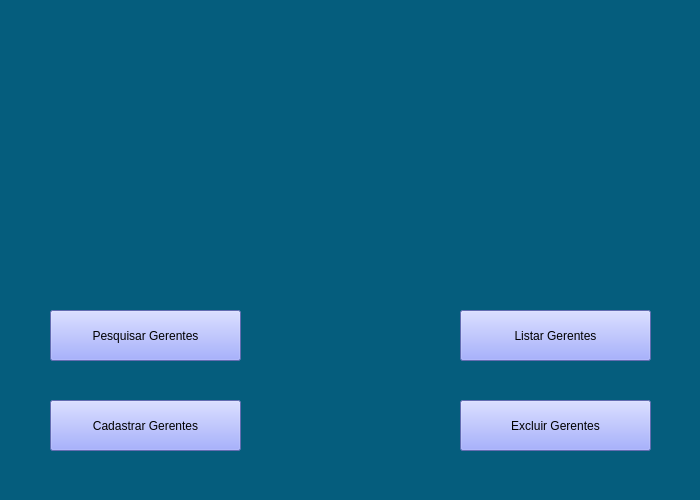
<?xml version="1.0" encoding="UTF-8"?>
<ui version="4.0">
 <class>Gerencia</class>
 <widget class="QMainWindow" name="Gerencia">
  <property name="geometry">
   <rect>
    <x>0</x>
    <y>0</y>
    <width>700</width>
    <height>500</height>
   </rect>
  </property>
  <property name="windowTitle">
   <string>Gerência</string>
  </property>
  <property name="styleSheet">
   <string notr="true">background-color: rgb(5, 93, 125);</string>
  </property>
  <widget class="QWidget" name="centralwidget">
   <widget class="QPushButton" name="cadastrar_gerentes">
    <property name="geometry">
     <rect>
      <x>50</x>
      <y>400</y>
      <width>191</width>
      <height>51</height>
     </rect>
    </property>
    <property name="styleSheet">
     <string notr="true">background-color: rgb(139, 151, 248);</string>
    </property>
    <property name="text">
     <string>Cadastrar Gerentes</string>
    </property>
   </widget>
   <widget class="QPushButton" name="listar_gerentes">
    <property name="geometry">
     <rect>
      <x>460</x>
      <y>310</y>
      <width>191</width>
      <height>51</height>
     </rect>
    </property>
    <property name="styleSheet">
     <string notr="true">background-color: rgb(139, 151, 248);</string>
    </property>
    <property name="text">
     <string>Listar Gerentes</string>
    </property>
   </widget>
   <widget class="QPushButton" name="pesquisar_gerentes">
    <property name="geometry">
     <rect>
      <x>50</x>
      <y>310</y>
      <width>191</width>
      <height>51</height>
     </rect>
    </property>
    <property name="styleSheet">
     <string notr="true">background-color: rgb(139, 151, 248);</string>
    </property>
    <property name="text">
     <string>Pesquisar Gerentes</string>
    </property>
   </widget>
   <widget class="QPushButton" name="excluir_gerentes">
    <property name="geometry">
     <rect>
      <x>460</x>
      <y>400</y>
      <width>191</width>
      <height>51</height>
     </rect>
    </property>
    <property name="styleSheet">
     <string notr="true">background-color: rgb(139, 151, 248);</string>
    </property>
    <property name="text">
     <string>Excluir Gerentes</string>
    </property>
   </widget>
   <widget class="QLabel" name="Logo">
    <property name="geometry">
     <rect>
      <x>240</x>
      <y>50</y>
      <width>221</width>
      <height>151</height>
     </rect>
    </property>
    <property name="sizePolicy">
     <sizepolicy hsizetype="Preferred" vsizetype="Preferred">
      <horstretch>0</horstretch>
      <verstretch>0</verstretch>
     </sizepolicy>
    </property>
    <property name="autoFillBackground">
     <bool>false</bool>
    </property>
    <property name="text">
     <string/>
    </property>
    <property name="pixmap">
     <pixmap>logo.png</pixmap>
    </property>
    <property name="scaledContents">
     <bool>true</bool>
    </property>
   </widget>
  </widget>
 </widget>
 <resources/>
 <connections/>
</ui>
